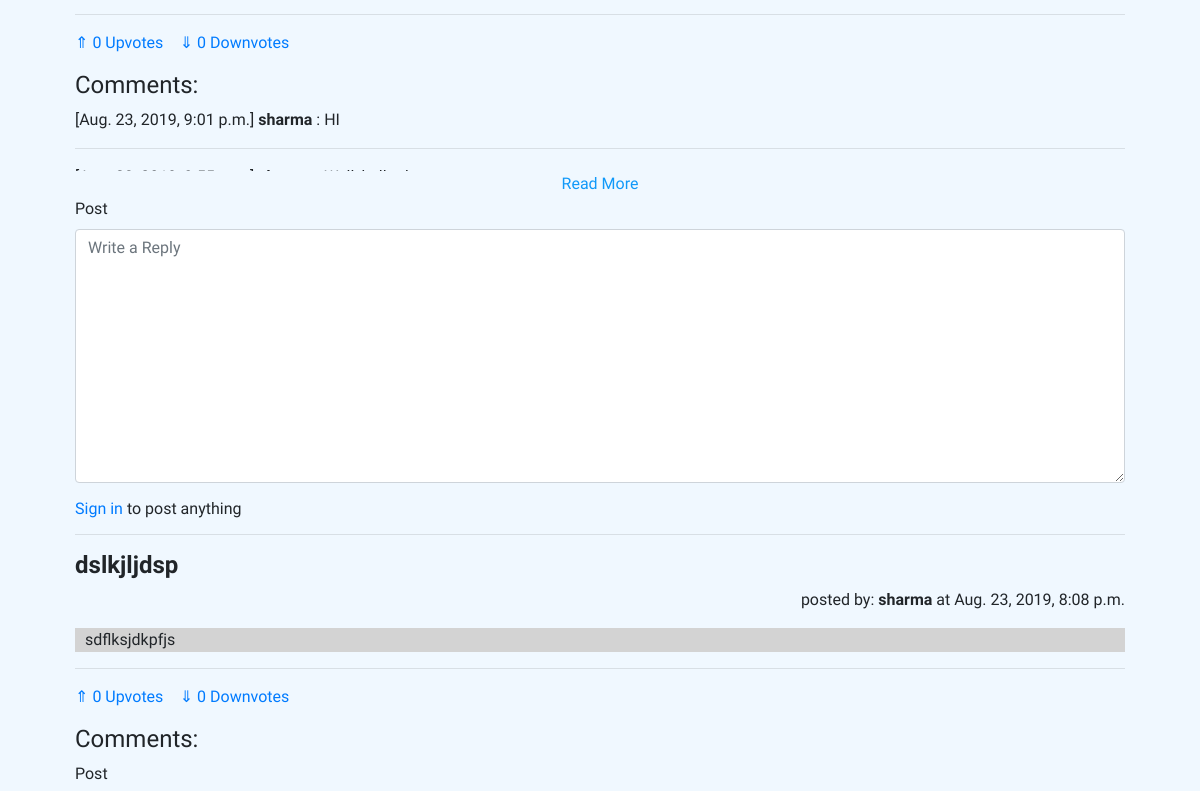
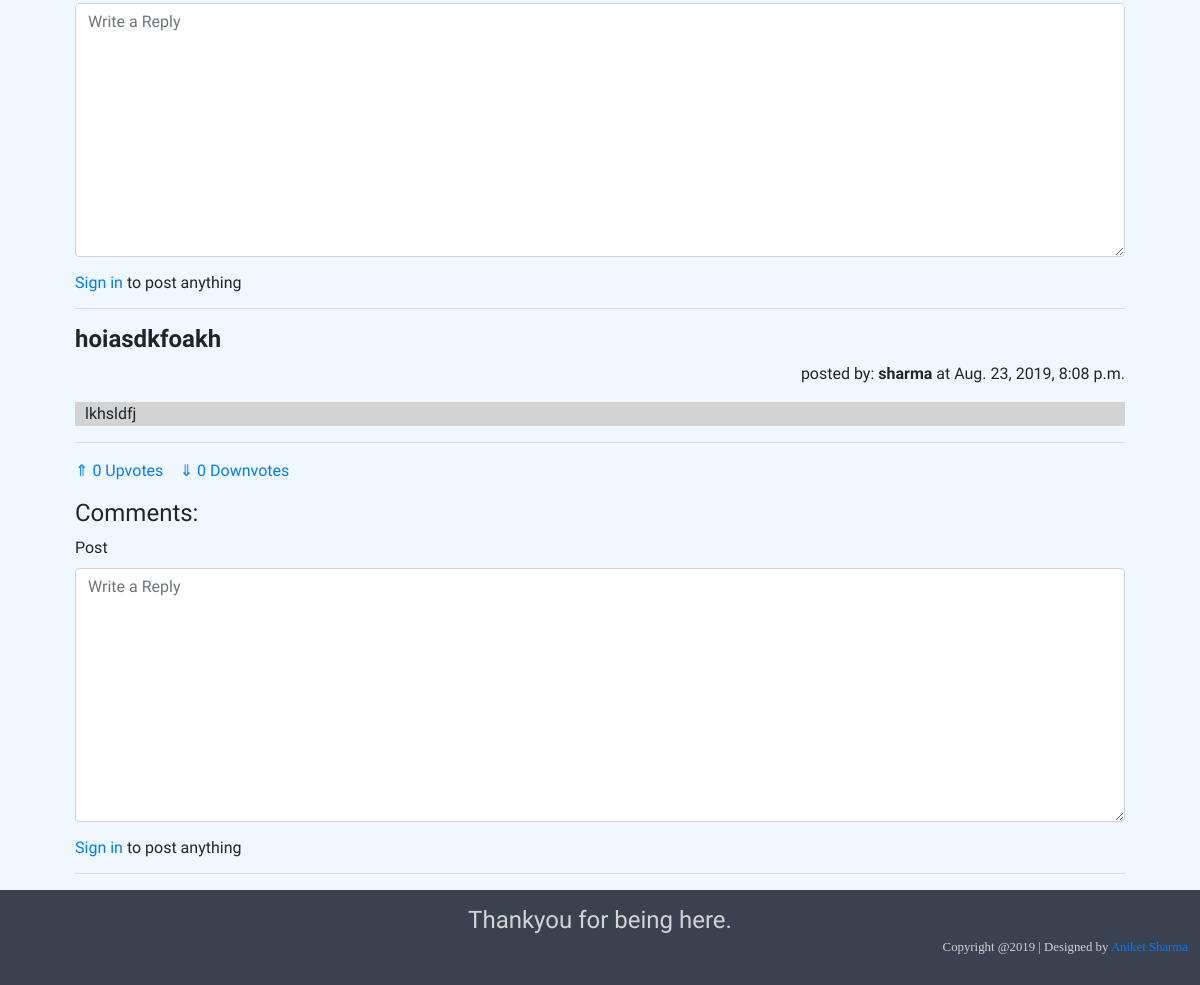
Before: /forum/ (lower part) with the older database file (2 pictures, top to bottom).
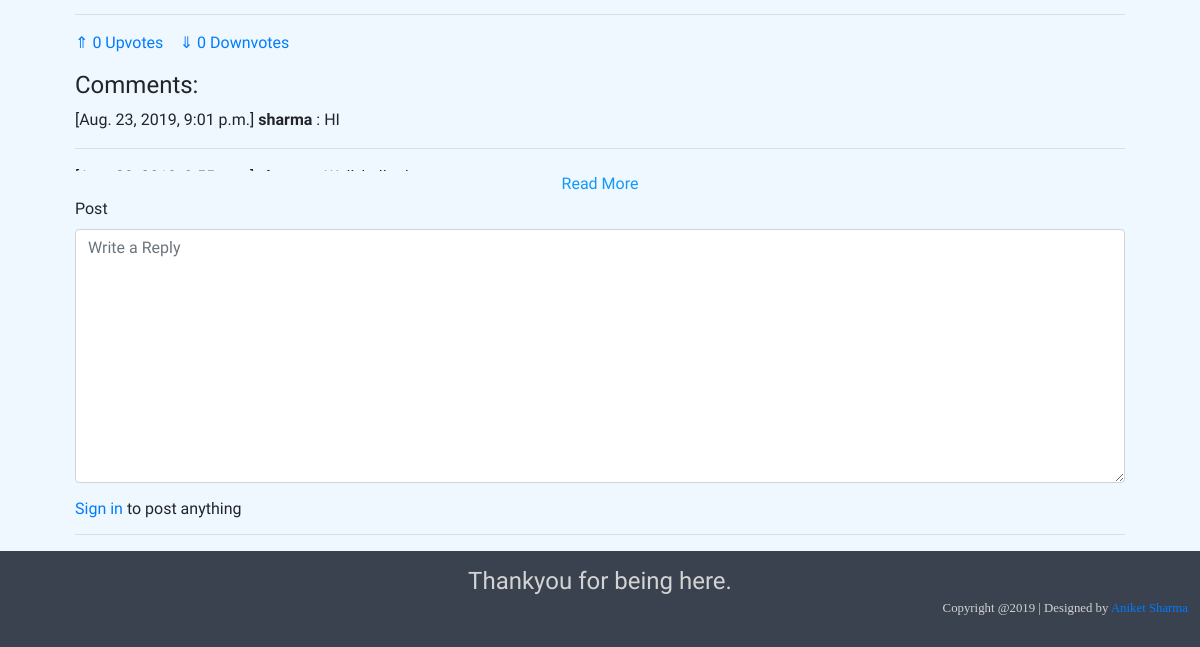
After: the same page with the newer database file.
### main/models.py (models this page shows, shortened)
class ForumPost(models.Model):
    sender = models.CharField(max_length=100, primary_key=False)
    title = models.TextField()
    post = models.TextField()
    posted_at = models.DateTimeField(auto_now_add=True)
    up_vote = models.IntegerField(default=0)
    down_vote = models.IntegerField(default=0)
    class Meta:
        verbose_name = 'Forum Post'

class ForumPostReply(models.Model):
    forum_post = models.ForeignKey(ForumPost, on_delete=models.CASCADE)
    user = models.CharField(max_length=100)
    post = models.CharField(max_length=500)
    posted_at = models.DateTimeField(auto_now_add=True)
    class Meta:
        verbose_name = 'Comment'

### main/views.py (the view, shortened to what this page needs)
# urls.py: path('forum/', HomePageView.as_view(), name='home'),
class HomePageView(TemplateView):
    template_name = 'main/home.html'
    def get(self, request):
        post_form = ForumPostForm()
        reply_form = ForumReplyForm()
        posts = ForumPost.objects.all().order_by('-posted_at')
        replies = ForumPostReply.objects.all().order_by('-posted_at')
        args = {'posts': posts, 'replies': replies, 'post_form': post_form, 'reply_form': reply_form}
        return render(request, self.template_name, args)

### main/forms.py
class ForumPostForm(forms.ModelForm):
    class Meta:
        model = ForumPost
        fields = ('title', 'post',)
        widgets = {
            'title': forms.Textarea(attrs={'placeholder': 'Title of your post', 'class': 'Title'}),
            'post': forms.Textarea(attrs={'placeholder': 'Write your post (use html tags for effects)'})
        }

class ForumReplyForm(forms.ModelForm):
    class Meta:
        model = ForumPostReply
        fields = ('post',)
        widgets = {
            'post': forms.Textarea(attrs={'placeholder': 'Write a Reply', 'class': 'Reply','size': '40'})
        }

### content/templates/main/home.html (shortened to what this page needs)
{% extends 'layouts/default/page.html' %}
{% load i18n %}
{% load bootstrap4 %}
{% load static %}
{% block content %}
<div class="container" style="box-align: center">
    <div class="All-Posts">
        <div class="Post">
            <div class="container">
                {% for post in posts %}
                <h4> <b>{{ post.title|safe }}</b></h4>
                <p style="text-align: right; ">posted by: <b>{{ post.sender }}</b> at {{ post.posted_at }}</p>
                <div style="background-color: lightgrey ; padding-left: 10px">
                    <p >
                        {{ post.post|safe }}
                    </p>
                </div>
                <hr>
                <p> <a href="#">&uArr; {{post.up_vote}} Upvotes</a>&emsp;<a href="#">&dArr; {{post.down_vote}}
                        Downvotes</a>&emsp; </p>
                <div class="replies only-so-big">
                    <h4>Comments:</h4>
                    {% for reply in replies %}
                    {% if reply.forum_post.pk == post.pk %}
                    <div class="Reply">
                        [{{ reply.posted_at }}] <b>{{reply.user}}</b> : {{ reply.post|safe }}<br>
                    </div>
                    <hr>
                    {% endif %}
                    {% endfor %}
                </div>
                <form id="post-reply-form" action="{% url 'post_reply' post_id=post.pk %}" method="post" role="form">
                    {% bootstrap_form reply_form  size="small" show_label=False %}
                    {% if request.user.is_authenticated %}
                    <button class="btn btn-success" type="submit">Post Reply</button>
                    {% else %}
                    <h6><a href="{% url 'accounts:log_in' %}">Sign in</a> to post anything</h6>
                    {% endif %}
                </form>
                <hr>
                {% endfor %}
            </div>
        </div>
    </div>
</div>
{% endblock %}

### content/templates/layouts/default/page.html (shortened to what this page needs)
{% load staticfiles %}
{% load bootstrap4 %}
{% load i18n %}
{% get_current_language as language_code %}
<!DOCTYPE html>
<html lang="{{ language_code }}">
<head>
    <link href="{% static 'vendor/bootstrap/css/bootstrap.css' %}" rel="stylesheet">
    <link href="https://cdn.jsdelivr.net/npm/docsearch.js@2/dist/cdn/docsearch.min.css" rel="stylesheet">
    <link href="{% static 'vendor/bootstrap/css/bootstrap.css' %}" rel="stylesheet">
    <link href="{% static 'css/style.css' %}" rel="stylesheet">
</head>
<body>
<div class="container" style="min-height: 100vh;">
    {% block content %}
    {% endblock %}
</div>
<footer style="padding : 1%;  text-align: center; background:rgba(57,66,78); color: lightgray; width: 100%; margin-bottom: 0 ;">
	<div class="footer-tagline" style="font-size: 1.5rem; font-family: Rakkas;">
        Thankyou for being here.
    </div>
    <p class="text-right" style="font-size:0.8rem;">Copyright @2019 | Designed by <a href="https://aniket-sharma.herokuapp.com" target="_blank">Aniket Sharma</a></p>
</footer>
</body>
</html>

### content/templates/layouts/default/page.html (style rules this page uses)
body { background : aliceblue ; font-family : Algereya ; }
.only-so-big { height: 100%; max-height: 100px; overflow: hidden; -webkit-transition: max-height .75s; transition: max-height .75s;  }

### content/templates/main/home.html (style rules this page uses)
.Post { font-family: BioRhyme; }

Changed rows visible on the page:
removed ForumPost: title "dslkjljdsp", sender "sharma", posted_at "Aug. 23, 2019, 8:08 p.m.", post "sdflksjdkpfjs", up_vote "0", down_vote "0"
removed ForumPost: title "hoiasdkfoakh", sender "sharma", posted_at "Aug. 23, 2019, 8:08 p.m.", post "lkhsldfj", up_vote "0", down_vote "0"
